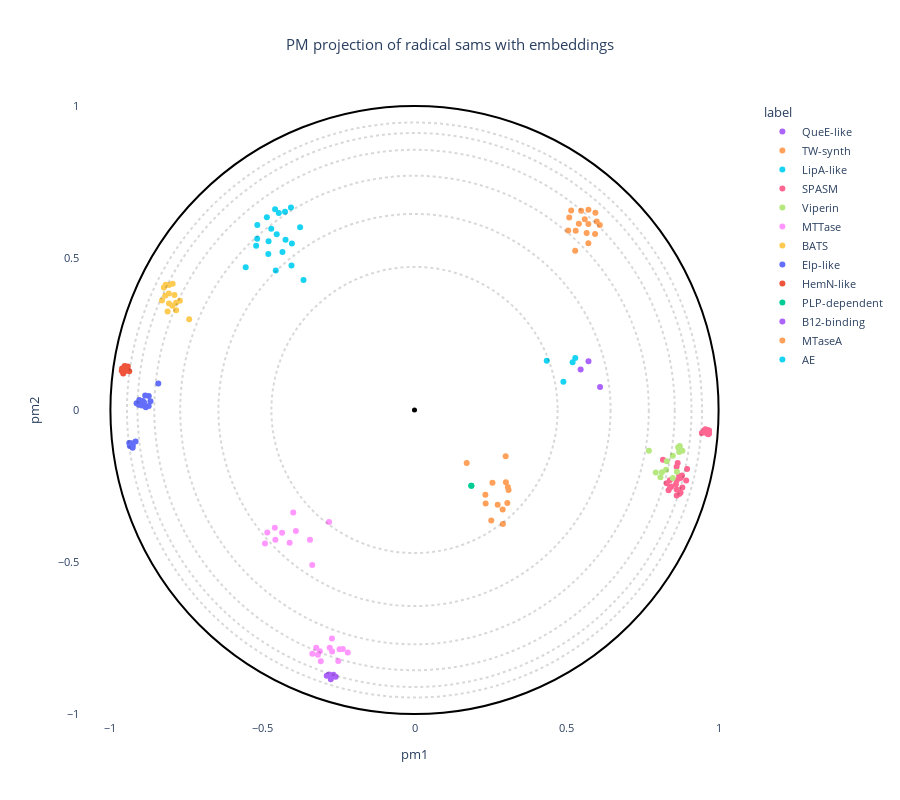

Write notebook code for a chart like this one.
### Code cell
# OPTIONS =================================================
#Here you can set different parameters to color & annotate the resulting projection:
title = "PM projection of radical sams with embeddings" 
#----------------------------------------------------------
# Select the coloring from annotation .csv file:
labels_name = "label"
# Select classes to label among the "labels_name" or "second_labels_name" column (comma separated list):
second_labels_name = ""
labels_text = []
show_text = False
#----------------------------------------------------------
# Use a custom color palette:
color_palette = colour_palette #Default: None
use_custom_palette = True
#==========================================================


#Check projection visualization parameters
#Labels name
if labels_name == "":
    labels_name = None
elif labels_name not in annotation_names:
    raise NameError(f"labels_name {labels_name} is not in the availables annotations.\nAvailables annotations: {annotation_names}")
#Second labels name
if second_labels_name == "":
    second_labels_name = None
elif second_labels_name not in annotation_names:
    raise NameError(f'"second_labels_name" {second_labels_name} is not in the availables annotations.\nAvailables annotations: {annotation_names}')

if not use_custom_palette:
    color_palette = None

#Plot graph
fig = plot_embedding_interactive(df_embedding, 
                                 labels_name = labels_name,
                                 second_labels_name = second_labels_name, 
                                 show_text = show_text,
                                 labels_text = labels_text,
                                 color_palette = color_palette, 
                                 title = title, 
                                 fontsize = 11)
fig.show()

### Figure 1 — Plotly figure (JSON) as saved in the notebook; plotly's stock layout.template omitted (floating-point values rounded to 4 significant figures)
{"data": [{"customdata": [["A0A0H3KB22 3a6b QueE-like_QueE Bacteria_Bmultivorans", "A0A0H3KB22", "QueE-like"], ["P64554 3a6b QueE-like_QueE Bacteria_Ecoli", "P64554", "QueE-like"], ["Q2G1X7 3a6b QueE-like_QueE Bacteria_Saureus", "Q2G1X7", "QueE-like"]], "hovertemplate": "<b>%{hovertext}</b><br><br>label=%{customdata[2]}<br>pm1=%{x}<br>pm2=%{y}<br>proteins_id=%{customdata[0]}<br>accession=%{customdata[1]}<extra></extra>", "hovertext": ["QueE-like", "QueE-like", "QueE-like"], "legendgroup": "QueE-like", "marker": {"color": "#ab63fa", "symbol": "circle"}, "mode": "markers", "name": "QueE-like", "orientation": "v", "showlegend": true, "type": "scatter", "x": [0.5463, 0.5721, 0.6102], "xaxis": "x", "y": [0.1335, 0.1599, 0.07571], "yaxis": "y"}, {"customdata": [["A0A0R0FIC1 6a6b TW-synth_TYW1 Plantae_Gmax", "A0A0R0FIC1", "TW-synth"], ["A0A0R0GAG6 6a6b TW-synth_TYW1 Plantae_Gmax", "A0A0R0GAG6", "TW-synth"], ["A0A1D6L6E5 6a6b TW-synth_TYW1 Plantae_Zmays", "A0A1D6L6E5", "TW-synth"], ["A4HSJ7 6a6b TW-synth_TYW1 Discoba_Linfantum", "A4HSJ7", "TW-synth"], ["A4HWP3 6a6b TW-synth_TYW1 Discoba_Linfantum", "A4HWP3", "TW-synth"], ["B5DF48 6a6b TW-synth_TYW1 Metazoa_Rnorvegicus", "B5DF48", "TW-synth"], ["O59761 6a6b TW-synth_TYW1 Fungi_Spombe", "O59761", "TW-synth"], ["Q08960 6a6b TW-synth_TYW1 Fungi_Scerevisiae", "Q08960", "TW-synth"], ["Q08C92 6a6b TW-synth_TYW1 Metazoa_Drerio", "Q08C92", "TW-synth"], ["Q4CXG8 6a6b TW-synth_TYW1 Discoba_Tcruzi", "Q4CXG8", "TW-synth"], ["Q4E0Z1 6a6b TW-synth_TYW1 Discoba_Tcruzi", "Q4E0Z1", "TW-synth"], ["Q6NUM6 6a6b TW-synth_TYW1 Metazoa_Hsapien", "Q6NUM6", "TW-synth"], ["Q8BJM7 6a6b TW-synth_TYW1 Metazoa_Mmusculus", "Q8BJM7", "TW-synth"], ["Q8H8N3 6a6b TW-synth_TYW1 Plantae_Ojaponica", "Q8H8N3", "TW-synth"], ["Q8I3L6 6a6b TW-synth_TYW1 Sar_Pfalciparum", "Q8I3L6", "TW-synth"], ["Q8RXN5 6a6b TW-synth_TYW1 Plantae_Athaliana", "Q8RXN5", "TW-synth"]], "hovertemplate": "<b>%{hovertext}</b><br><br>label=%{customdata[2]}<br>pm1=%{x}<br>pm2=%{y}<br>proteins_id=%{customdata[0]}<br>accession=%{customdata[1]}<extra></extra>", "hovertext": ["TW-synth", "TW-synth", "TW-synth", "TW-synth", "TW-synth", "TW-synth", "TW-synth", "TW-synth", "TW-synth", "TW-synth", "TW-synth", "TW-synth", "TW-synth", "TW-synth", "TW-synth", "TW-synth"], "legendgroup": "TW-synth", "marker": {"color": "#FFA15A", "symbol": "circle"}, "mode": "markers", "name": "TW-synth", "orientation": "v", "showlegend": true, "type": "scatter", "x": [0.5717, 0.5938, 0.6095, 0.53, 0.5053, 0.572, 0.5479, 0.5088, 0.5717, 0.5661, 0.5285, 0.5405, 0.5949, 0.5992, 0.5153, 0.5599], "xaxis": "x", "y": [0.6114, 0.5787, 0.6081, 0.5897, 0.5901, 0.6586, 0.6554, 0.6329, 0.5485, 0.5824, 0.5233, 0.6126, 0.6484, 0.6195, 0.6559, 0.6272], "yaxis": "y"}, {"customdata": [["A0A0R4J536 6a6b LipA-like_LipA Plantae_Gmax", "A0A0R4J536", "LipA-like"], ["A4HY57 6a6b LipA-like_LipA Discoba_Linfantum", "A4HY57", "LipA-like"], ["B8A031 6a6b LipA-like_LipA Plantae_Zmays", "B8A031", "LipA-like"], ["C0PN26 6a6b LipA-like_LipA Plantae_Zmays", "C0PN26", "LipA-like"], ["O13642 6a6b LipA-like_LipA Fungi_Spombe", "O13642", "LipA-like"], ["O43766 6a6b LipA-like_LipA Metazoa_Hsapien", "O43766", "LipA-like"], ["P32875 6a6b LipA-like_LipA Fungi_Scerevisiae", "P32875", "LipA-like"], ["P60716 6a6b LipA-like_LipA Bacteria_Ecoli", "P60716", "LipA-like"], ["Q21452 6a6b LipA-like_LipA Metazoa_Celegans", "Q21452", "LipA-like"], ["Q2FZX4 6a6b LipA-like_LipA Bacteria_Saureus", "Q2FZX4", "LipA-like"], ["Q4DC43 6a6b LipA-like_LipA Discoba_Tcruzi", "Q4DC43", "LipA-like"], ["Q4DYL7 6a6b LipA-like_LipA Discoba_Tcruzi", "Q4DYL7", "LipA-like"], ["Q5XIH4 6a6b LipA-like_LipA Metazoa_Rnorvegicus", "Q5XIH4", "LipA-like"], ["Q5ZAQ2 6a6b LipA-like_LipA Plantae_Ojaponica", "Q5ZAQ2", "LipA-like"], ["Q6L534 6a6b LipA-like_LipA Plantae_Ojaponica", "Q6L534", "LipA-like"], ["Q6PHG4 6a6b LipA-like_LipA Metazoa_Drerio", "Q6PHG4", "LipA-like"], ["Q7JQW6 6a6b LipA-like_LipA Metazoa_Dmelanogaster", "Q7JQW6", "LipA-like"], ["Q7XRF1 6a6b LipA-like_LipA Plantae_Ojaponica", "Q7XRF1", "LipA-like"], ["Q8IDQ0 6a6b LipA-like_LipA Sar_Pfalciparum", "Q8IDQ0", "LipA-like"], ["Q8LEE8 6a6b LipA-like_LipA Plantae_Athaliana", "Q8LEE8", "LipA-like"]], "hovertemplate": "<b>%{hovertext}</b><br><br>label=%{customdata[2]}<br>pm1=%{x}<br>pm2=%{y}<br>proteins_id=%{customdata[0]}<br>accession=%{customdata[1]}<extra></extra>", "hovertext": ["LipA-like", "LipA-like", "LipA-like", "LipA-like", "LipA-like", "LipA-like", "LipA-like", "LipA-like", "LipA-like", "LipA-like", "LipA-like", "LipA-like", "LipA-like", "LipA-like", "LipA-like", "LipA-like", "LipA-like", "LipA-like", "LipA-like", "LipA-like"], "legendgroup": "LipA-like", "marker": {"color": "#19d3f3", "symbol": "circle"}, "mode": "markers", "name": "LipA-like", "orientation": "v", "showlegend": true, "type": "scatter", "x": [-0.4258, -0.4563, -0.4462, -0.3762, -0.5208, -0.517, -0.4808, -0.4063, -0.4342, -0.5551, -0.4045, -0.365, -0.4855, -0.4241, -0.4032, -0.4799, -0.4711, -0.4586, -0.5173, -0.453], "xaxis": "x", "y": [0.652, 0.4585, 0.648, 0.6007, 0.54, 0.6084, 0.5127, 0.6656, 0.5199, 0.4698, 0.4756, 0.4271, 0.6334, 0.5599, 0.5471, 0.5553, 0.5962, 0.6603, 0.5628, 0.5779], "yaxis": "y"}, {"customdata": [["A0A0Z8EWX1 6a6b SPASM_SuiB Bacteria_Ssuis", "A0A0Z8EWX1", "SPASM"], ["A0A1I5E523 6a6b SPASM_NirJ Bacteria_Ppantrophus", "A0A1I5E523", "SPASM"], ["A3DDW1 6a6b SPASM_SuiB Bacteria_Hthermocellum", "A3DDW1", "SPASM"], ["D3ZVG1 6a6b SPASM_MoaA Metazoa_Rnorvegicus", "D3ZVG1", "SPASM"], ["EIC300131 6a6b SPASM_NirJ Bacteria_Malbum", "EIC300131", "SPASM"], ["HED132381 6a6b SPASM_NirJ Bacteria_Gammaproteobacteria", "HED132381", "SPASM"], ["I1KTQ5 6a6b SPASM_MoaA Plantae_Gmax", "I1KTQ5", "SPASM"], ["MBI19861291 6a6b SPASM_NirJ Bacteria_Rhodospirillaes", "MBI19861291", "SPASM"], ["MBL84112071 6a6b SPASM_NirJ Bacteria_Dechloromonas", "MBL84112071", "SPASM"], ["MBL84891351 6a6b SPASM_NirJ Bacteria_Rhodocyclaceae", "MBL84891351", "SPASM"], ["MBM41893231 6a6b SPASM_NirJ Bacteria_Betaproteobacteria", "MBM41893231", "SPASM"], ["MBO69482481 6a6b SPASM_NirJ Bacteria_Rhodospirillales", "MBO69482481", "SPASM"], ["MBS03225261 6a6ab SPASM_NirJ Bacteria_Proteobacteria", "MBS03225261", "SPASM"], ["MBS03678631 6a6b SPASM_NirJ Bacteria_Proteobacteria", "MBS03678631", "SPASM"], ["MBU07513571 6a6b SPASM_NirJ Bacteria_Gammaproteobacteria", "MBU07513571", "SPASM"], ["NOQ145911 6a6b SPASM_NirJ Bacteria_Methyloprofundus", "NOQ145911", "SPASM"], ["NWG304921 6a6b SPASM_NirJ Bacteria_Rhodocyclaceae", "NWG304921", "SPASM"], ["O31423 6a6b SPASM_SkfB Bacteria_Bsubtilis", "O31423", "SPASM"], ["OQW784741 6a6b SPASM_NirJ Bacteria_Proteobacteria", "OQW784741", "SPASM"], ["P30745 6a6b SPASM_MoaA Bacteria_Ecoli", "P30745", "SPASM"], ["P69848 6a6b SPASM_MoaA Bacteria_Saureus", "P69848", "SPASM"], ["P9WJS3 6a6b SPASM_MoaA Bacteria_Mtuberculosis", "P9WJS3", "SPASM"], ["Q0E297 6a6b SPASM_MoaA Plantae_Ojaponica", "Q0E297", "SPASM"], ["Q0TTH1 6a6b SPASM_anSME Bacteria_Cperfringens", "Q0TTH1", "SPASM"], ["Q20624 6a6b SPASM_MoaA Metazoa_Celegans", "Q20624", "SPASM"], ["Q2QQ49 6a6b SPASM_MoaA Plantae_Ojaponica", "Q2QQ49", "SPASM"], ["Q39055 6a6b SPASM_MoaA Plantae_Athaliana", "Q39055", "SPASM"], ["Q46CH7 6a6b SPASM_AhbD Archaea_Mbarkeri", "Q46CH7", "SPASM"], ["Q54NM6 6a6b SPASM_MoaA Amoebozoa_Ddiscoideum", "Q54NM6", "SPASM"], ["Q5RKZ7 6a6b SPASM_MoaA Metazoa_Mmusculus", "Q5RKZ7", "SPASM"], ["Q8G907 6a6b SPASM_BtrN Bacteria_Bcirculans", "Q8G907", "SPASM"], ["Q8IQF1 6a6b SPASM_MoaA Metazoa_Dmelanogaster", "Q8IQF1", "SPASM"]], "hovertemplate": "<b>%{hovertext}</b><br><br>label=%{customdata[2]}<br>pm1=%{x}<br>pm2=%{y}<br>proteins_id=%{customdata[0]}<br>accession=%{customdata[1]}<extra></extra>", "hovertext": ["SPASM", "SPASM", "SPASM", "SPASM", "SPASM", "SPASM", "SPASM", "SPASM", "SPASM", "SPASM", "SPASM", "SPASM", "SPASM", "SPASM", "SPASM", "SPASM", "SPASM", "SPASM", "SPASM", "SPASM", "SPASM", "SPASM", "SPASM", "SPASM", "SPASM", "SPASM", "SPASM", "SPASM", "SPASM", "SPASM", "SPASM", "SPASM"], "legendgroup": "SPASM", "marker": {"color": "#FF6692", "symbol": "circle"}, "mode": "markers", "name": "SPASM", "orientation": "v", "showlegend": true, "type": "scatter", "x": [0.8171, 0.8406, 0.8934, 0.9665, 0.8704, 0.8808, 0.9639, 0.8702, 0.8748, 0.8355, 0.8623, 0.8292, 0.8621, 0.8597, 0.8625, 0.8655, 0.8397, 0.8796, 0.8747, 0.9449, 0.9565, 0.9526, 0.9687, 0.8966, 0.9572, 0.963, 0.9668, 0.8444, 0.9596, 0.9687, 0.862, 0.9621], "xaxis": "x", "y": [-0.1638, -0.255, -0.2321, -0.08005, -0.2162, -0.2547, -0.06584, -0.2762, -0.2725, -0.2636, -0.2815, -0.2407, -0.2618, -0.2444, -0.2307, -0.1745, -0.2314, -0.2151, -0.2236, -0.0755, -0.06311, -0.06746, -0.06753, -0.1937, -0.07013, -0.07104, -0.07273, -0.252, -0.07408, -0.07704, -0.187, -0.07714], "yaxis": "y"}, {"customdata": [["A0A1B8PDY4 6a6b Viperin_Viperin Bacteria_Hhemolyticus", "A0A1B8PDY4", "Viperin"], ["A0A1F2VBE7 6a6b Viperin_Viperin Bacteria_Acidobacteria", "A0A1F2VBE7", "Viperin"], ["A0A1F2WQF4 6a6b Viperin_Viperin Bacteria_Actinobacteria", "A0A1F2WQF4", "Viperin"], ["A0A1I3QG02 6a6b Viperin_Viperin Bacteria_Onamhaensis", "A0A1I3QG02", "Viperin"], ["A0A2V9HK14 6a6b Viperin_Viperin Bacteria_Acidobacteria", "A0A2V9HK14", "Viperin"], ["A0A3D4P501 6a6b Viperin_Viperin Bacteria_Caminicenantes", "A0A3D4P501", "Viperin"], ["A0A3N0ANJ2 6a6b Viperin_Viperin Bacteria_Acelatus", "A0A3N0ANJ2", "Viperin"], ["A0A661U9F1 6a6b Viperin_Viperin Bacteria_Coatesbacteria", "A0A661U9F1", "Viperin"], ["A7RNF3 6a6b Viperin_Viperin Metazoa_Nvectensis", "A7RNF3", "Viperin"], ["B9M511 6a6b Viperin_Viperin Bacteria_Gdaltonii", "B9M511", "Viperin"], ["H2JHX2 6a6b Viperin_Viperin Bacteria_Clostridium", "H2JHX2", "Viperin"], ["O70600 6a6b Viperin_Viperin Metazoa_Rnorvegicus", "O70600", "Viperin"], ["Q5RH95 6a6b Viperin_Viperin Metazoa_Drerio", "Q5RH95", "Viperin"], ["Q8CBB9 6a6b Viperin_Viperin Metazoa_Mmusculus", "Q8CBB9", "Viperin"], ["Q8WXG1 6a6b Viperin_Viperin Metazoa_Hsapien", "Q8WXG1", "Viperin"]], "hovertemplate": "<b>%{hovertext}</b><br><br>label=%{customdata[2]}<br>pm1=%{x}<br>pm2=%{y}<br>proteins_id=%{customdata[0]}<br>accession=%{customdata[1]}<extra></extra>", "hovertext": ["Viperin", "Viperin", "Viperin", "Viperin", "Viperin", "Viperin", "Viperin", "Viperin", "Viperin", "Viperin", "Viperin", "Viperin", "Viperin", "Viperin", "Viperin"], "legendgroup": "Viperin", "marker": {"color": "#B6E880", "symbol": "circle"}, "mode": "markers", "name": "Viperin", "orientation": "v", "showlegend": true, "type": "scatter", "x": [0.8494, 0.7708, 0.8629, 0.881, 0.8087, 0.7933, 0.8297, 0.8138, 0.8672, 0.8495, 0.8273, 0.8704, 0.8696, 0.8709, 0.8724], "xaxis": "x", "y": [-0.1508, -0.1341, -0.2033, -0.1337, -0.2211, -0.2058, -0.1689, -0.2048, -0.1222, -0.2233, -0.1962, -0.1379, -0.1257, -0.1242, -0.1187], "yaxis": "y"}, {"customdata": [["A0A1D6F795 6a6b MTTase_CDK5RAP1 Plantae_Zmays", "A0A1D6F795", "MTTase"], ["B4FFP5 6a6b MTTase_CDKAL1 Plantae_Zmays", "B4FFP5", "MTTase"], ["C6KT59 6a6b MTTase_CDKAL1 Sar_Pfalciparum", "C6KT59", "MTTase"], ["I1LNN6 6a6b MTTase_CDKAL1 Plantae_Gmax", "I1LNN6", "MTTase"], ["K7K4A9 6a6b MTTase_CDKAL1 Plantae_Gmax", "K7K4A9", "MTTase"], ["K7LNH5 6a6b MTTase_CDK5RAP1 Plantae_Gmax", "K7LNH5", "MTTase"], ["P0AEI1 6a6b MTTase_MiaB Bacteria_Ecoli", "P0AEI1", "MTTase"], ["P0AEI4 6a6b MTTase_RimO Bacteria_Ecoli", "P0AEI4", "MTTase"], ["Q09316 6a6b MTTase_CDK5RAP1 Metazoa_Celegans", "Q09316", "MTTase"], ["Q0JD33 6a6b MTTase_CDKAL1 Plantae_Ojaponica", "Q0JD33", "MTTase"], ["Q2FXZ6 6a6b MTTase_CDKAL1 Bacteria_Saureus", "Q2FXZ6", "MTTase"], ["Q2FZ02 6a6b MTTase_MiaB Bacteria_Saureus", "Q2FZ02", "MTTase"], ["Q2R1U4 6a6b MTTase_CDK5RAP1 Plantae_Ojaponica", "Q2R1U4", "MTTase"], ["Q4DT80 6a6b MTTase_CDKAL1 Discoba_Tcruzi", "Q4DT80", "MTTase"], ["Q4DXJ3 6a6b MTTase_CDKAL1 Discoba_Tcruzi", "Q4DXJ3", "MTTase"], ["Q54KV4 6a6b MTTase_CDK5RAP1 Amoebozoa_Ddiscoideum", "Q54KV4", "MTTase"], ["Q5VV42 6a6b MTTase_CDKAL1 Metazoa_Hsapien", "Q5VV42", "MTTase"], ["Q6PG34 6a6b MTTase_CDKAL1 Metazoa_Drerio", "Q6PG34", "MTTase"], ["Q7K4W1 6a6b MTTase_CDKAL1 Metazoa_Dmelanogaster", "Q7K4W1", "MTTase"], ["Q8BTW8 6a6b MTTase_CDK5RAP1 Metazoa_Mmusculus", "Q8BTW8", "MTTase"], ["Q8H0V1 6a6b MTTase_CDK5RAP1 Plantae_Athaliana", "Q8H0V1", "MTTase"], ["Q8MXQ7 6a6b MTTase_CDKAL1 Metazoa_Celegans", "Q8MXQ7", "MTTase"], ["Q91WE6 6a6b MTTase_CDKAL1 Metazoa_Mmusculus", "Q91WE6", "MTTase"]], "hovertemplate": "<b>%{hovertext}</b><br><br>label=%{customdata[2]}<br>pm1=%{x}<br>pm2=%{y}<br>proteins_id=%{customdata[0]}<br>accession=%{customdata[1]}<extra></extra>", "hovertext": ["MTTase", "MTTase", "MTTase", "MTTase", "MTTase", "MTTase", "MTTase", "MTTase", "MTTase", "MTTase", "MTTase", "MTTase", "MTTase", "MTTase", "MTTase", "MTTase", "MTTase", "MTTase", "MTTase", "MTTase", "MTTase", "MTTase", "MTTase"], "legendgroup": "MTTase", "marker": {"color": "#FF97FF", "symbol": "circle"}, "mode": "markers", "name": "MTTase", "orientation": "v", "showlegend": true, "type": "scatter", "x": [-0.3987, -0.3177, -0.336, -0.323, -0.39, -0.4575, -0.281, -0.2196, -0.4841, -0.3081, -0.3363, -0.3437, -0.4106, -0.3112, -0.2788, -0.4917, -0.2463, -0.271, -0.2715, -0.4593, -0.4355, -0.2507, -0.2358], "xaxis": "x", "y": [-0.3371, -0.8052, -0.8014, -0.7822, -0.398, -0.4267, -0.3686, -0.7971, -0.4029, -0.8261, -0.5101, -0.4264, -0.4369, -0.7936, -0.7821, -0.4386, -0.7872, -0.7942, -0.7517, -0.3873, -0.4036, -0.8256, -0.7863], "yaxis": "y"}, {"customdata": [["A0A1D6KKP7 8a8b BATS_BioB Plantae_Zmays", "A0A1D6KKP7", "BATS"], ["A0A1D8PS33 8a8b BATS_BioB Fungi_Calbicans", "A0A1D8PS33", "BATS"], ["B6TM42 8a8b BATS_BioB Plantae_Zmays", "B6TM42", "BATS"], ["C6FX51 8a8b BATS_NosL Bacteria_Sactuosus", "C6FX51", "BATS"], ["I1LIK7 8a8b BATS_BioB Plantae_Gmax", "I1LIK7", "BATS"], ["O59778 8a8b BATS_BioB Fungi_Spombe", "O59778", "BATS"], ["P12996 8a8b BATS_BioB Bacteria_Ecoli", "P12996", "BATS"], ["P30140 8a8b BATS_ThiH Bacteria_Ecoli", "P30140", "BATS"], ["P32451 8a8b BATS_BioB Fungi_Scerevisiae", "P32451", "BATS"], ["P54967 8a8b BATS_BioB Plantae_Athaliana", "P54967", "BATS"], ["P9WPQ7 8a8b BATS_BioB Bacteria_Mtuberculosis", "P9WPQ7", "BATS"], ["Q2FVJ7 8a8b BATS_BioB Bacteria_Saureus", "Q2FVJ7", "BATS"], ["Q3ABV3 8a8b BATS_HydG Bacteria_Chydrogenoformans", "Q3ABV3", "BATS"], ["Q46E78 8a8b BATS_PylB Archaea_Mbarkeri", "Q46E78", "BATS"], ["Q69U93 8a8b BATS_BioB Plantae_Ojaponica", "Q69U93", "BATS"]], "hovertemplate": "<b>%{hovertext}</b><br><br>label=%{customdata[2]}<br>pm1=%{x}<br>pm2=%{y}<br>proteins_id=%{customdata[0]}<br>accession=%{customdata[1]}<extra></extra>", "hovertext": ["BATS", "BATS", "BATS", "BATS", "BATS", "BATS", "BATS", "BATS", "BATS", "BATS", "BATS", "BATS", "BATS", "BATS", "BATS"], "legendgroup": "BATS", "marker": {"color": "#FECB52", "symbol": "circle"}, "mode": "markers", "name": "BATS", "orientation": "v", "showlegend": true, "type": "scatter", "x": [-0.796, -0.8079, -0.7838, -0.8182, -0.8074, -0.7894, -0.784, -0.7955, -0.8199, -0.741, -0.812, -0.8303, -0.8072, -0.8242, -0.7715], "xaxis": "x", "y": [0.3429, 0.3835, 0.3279, 0.4118, 0.3506, 0.378, 0.353, 0.4155, 0.3754, 0.298, 0.3235, 0.3604, 0.4112, 0.4031, 0.3593], "yaxis": "y"}, {"customdata": [["A4HWS3 7a6b Elp-like_Elp3 Discoba_Linfantum", "A4HWS3", "Elp-like"], ["A4I0J4 7a6b Elp-like_Elp3 Discoba_Linfantum", "A4I0J4", "Elp-like"], ["B4FJY4 7a6b Elp-like_Elp3 Plantae_Zmays", "B4FJY4", "Elp-like"], ["C0PGU3 7a6b Elp-like_Elp3 Plantae_Zmays", "C0PGU3", "Elp-like"], ["D4ACM1 7a6b Elp-like_Elp3 Metazoa_Rnorvegicus", "D4ACM1", "Elp-like"], ["I1JXG5 7a6b Elp-like_Elp3 Plantae_Gmax", "I1JXG5", "Elp-like"], ["O14023 7a6b Elp-like_Elp3 Fungi_Spombe", "O14023", "Elp-like"], ["Q02908 7a6b Elp-like_Elp3 Fungi_Scerevisiae", "Q02908", "Elp-like"], ["Q1ZXC6 7a6b Elp-like_Elp3 Amoebozoa_Ddiscoideum", "Q1ZXC6", "Elp-like"], ["Q23651 7a6b Elp-like_Elp3 Metazoa_Celegans", "Q23651", "Elp-like"], ["Q2FXH0 6a6b Elp-like_Elp3 Bacteria_Saureus", "Q2FXH0", "Elp-like"], ["Q4CUJ9 7a6b Elp-like_Elp3 Discoba_Tcruzi", "Q4CUJ9", "Elp-like"], ["Q4DKU2 7a6b Elp-like_Elp3 Discoba_Tcruzi", "Q4DKU2", "Elp-like"], ["Q4DPP3 7a6b Elp-like_Elp3 Discoba_Tcruzi", "Q4DPP3", "Elp-like"], ["Q5RIC0 7a6b Elp-like_Elp3 Metazoa_Drerio", "Q5RIC0", "Elp-like"], ["Q7X7L3 7a6b Elp-like_Elp3 Plantae_Ojaponica", "Q7X7L3", "Elp-like"], ["Q8I5E0 7a6b Elp-like_Elp3 Sar_Pfalciparum", "Q8I5E0", "Elp-like"], ["Q93ZR1 7a6b Elp-like_Elp3 Plantae_Athaliana", "Q93ZR1", "Elp-like"]], "hovertemplate": "<b>%{hovertext}</b><br><br>label=%{customdata[2]}<br>pm1=%{x}<br>pm2=%{y}<br>proteins_id=%{customdata[0]}<br>accession=%{customdata[1]}<extra></extra>", "hovertext": ["Elp-like", "Elp-like", "Elp-like", "Elp-like", "Elp-like", "Elp-like", "Elp-like", "Elp-like", "Elp-like", "Elp-like", "Elp-like", "Elp-like", "Elp-like", "Elp-like", "Elp-like", "Elp-like", "Elp-like", "Elp-like"], "legendgroup": "Elp-like", "marker": {"color": "#636efa", "symbol": "circle"}, "mode": "markers", "name": "Elp-like", "orientation": "v", "showlegend": true, "type": "scatter", "x": [-0.9361, -0.9173, -0.9066, -0.8969, -0.8741, -0.9051, -0.8739, -0.8856, -0.8837, -0.8683, -0.8425, -0.9268, -0.9307, -0.9265, -0.8937, -0.914, -0.9381, -0.8894], "xaxis": "x", "y": [-0.1186, -0.1037, 0.01729, 0.01445, 0.01347, 0.03303, 0.04581, 0.04798, 0.009, 0.02889, 0.08706, -0.1238, -0.109, -0.1155, 0.02966, 0.02182, -0.1085, 0.02434], "yaxis": "y"}, {"customdata": [["A4IGH2 6a6b HemN-like_RSAD1 Metazoa_Drerio", "A4IGH2", "HemN-like"], ["I1JXG4 6a6b HemN-like_HemW Plantae_Gmax", "I1JXG4", "HemN-like"], ["L4IZD0 6a6b HemN-like_ChuW Bacteria_Ecoli", "L4IZD0", "HemN-like"], ["MBB2876758-1 6a6b HemN-like_ChuW Bacteria_Rcellulosilyticum", "MBB2876758-1", "HemN-like"], ["MBN8969022-1 6a6b HemN-like_ChuW Bacteria_Hbacterium", "MBN8969022-1", "HemN-like"], ["MCA0419989-1 6a6b HemN-like_ChuW Bacteria_Pbacterium", "MCA0419989-1", "HemN-like"], ["P32131 6a6b HemN-like_HemN Bacteria_Ecoli", "P32131", "HemN-like"], ["P52062 6a6b HemN-like_HemW Bacteria_Ecoli", "P52062", "HemN-like"], ["Q2FXY9 6a6b HemN-like_HemW Bacteria_Saureus", "Q2FXY9", "HemN-like"], ["Q2QU90 6a6b HemN-like_RSAD1 Plantae_Ojaponica", "Q2QU90", "HemN-like"], ["Q54VE8 6a6b HemN-like_RSAD1 Amoebozoa_Ddiscoideum", "Q54VE8", "HemN-like"], ["Q5SUV1 6a6b HemN-like_RSAD1 Metazoa_Mmusculus", "Q5SUV1", "HemN-like"]], "hovertemplate": "<b>%{hovertext}</b><br><br>label=%{customdata[2]}<br>pm1=%{x}<br>pm2=%{y}<br>proteins_id=%{customdata[0]}<br>accession=%{customdata[1]}<extra></extra>", "hovertext": ["HemN-like", "HemN-like", "HemN-like", "HemN-like", "HemN-like", "HemN-like", "HemN-like", "HemN-like", "HemN-like", "HemN-like", "HemN-like", "HemN-like"], "legendgroup": "HemN-like", "marker": {"color": "#EF553B", "symbol": "circle"}, "mode": "markers", "name": "HemN-like", "orientation": "v", "showlegend": true, "type": "scatter", "x": [-0.9485, -0.9537, -0.9533, -0.9628, -0.9586, -0.9578, -0.9579, -0.9429, -0.938, -0.9532, -0.9618, -0.9482], "xaxis": "x", "y": [0.1419, 0.1367, 0.1273, 0.1289, 0.1309, 0.1261, 0.1204, 0.1431, 0.1273, 0.1451, 0.1367, 0.1339], "yaxis": "y"}, {"customdata": [["A4J6G2 6a6b PLP-dependent_EAM Bacteria_Dreducens", "A4J6G2", "PLP-dependent"], ["Q841K7 6a6b PLP-dependent_RAM Bacteria_Sgriseochromogenes", "Q841K7", "PLP-dependent"]], "hovertemplate": "<b>%{hovertext}</b><br><br>label=%{customdata[2]}<br>pm1=%{x}<br>pm2=%{y}<br>proteins_id=%{customdata[0]}<br>accession=%{customdata[1]}<extra></extra>", "hovertext": ["PLP-dependent", "PLP-dependent"], "legendgroup": "PLP-dependent", "marker": {"color": "#00cc96", "symbol": "circle"}, "mode": "markers", "name": "PLP-dependent", "orientation": "v", "showlegend": true, "type": "scatter", "x": [0.1871, 0.1867], "xaxis": "x", "y": [-0.2488, -0.2489], "yaxis": "y"}, {"customdata": [["E4N8S5 6a6b B12-binding_TsrM Bacteria_Ksetae", "E4N8S5", "B12-binding"], ["O24770 6a6b B12-binding_OxsB Bacteria_Bmegatarium", "O24770", "B12-binding"], ["Q2MFI7 6a6b B12-binding_AprD4 Bacteria_Stenebrarius", "Q2MFI7", "B12-binding"], ["Q56184 6a6b B12-binding_Fom3 Bacteria_Swedmorensis", "Q56184", "B12-binding"], ["Q5IW0 6a6b B12-binding_PhpK Bacteria_Sviridochromogenes", "Q5IW0", "B12-binding"], ["Q70KE5 6a6b B12-binding_GenK Bacteria_Mechinospora", "Q70KE5", "B12-binding"]], "hovertemplate": "<b>%{hovertext}</b><br><br>label=%{customdata[2]}<br>pm1=%{x}<br>pm2=%{y}<br>proteins_id=%{customdata[0]}<br>accession=%{customdata[1]}<extra></extra>", "hovertext": ["B12-binding", "B12-binding", "B12-binding", "B12-binding", "B12-binding", "B12-binding"], "legendgroup": "B12-binding", "marker": {"color": "#ab63fa", "symbol": "circle"}, "mode": "markers", "name": "B12-binding", "orientation": "v", "showlegend": true, "type": "scatter", "x": [-0.2722, -0.2752, -0.2809, -0.2594, -0.2886, -0.2665], "xaxis": "x", "y": [-0.8747, -0.8855, -0.87, -0.8774, -0.8742, -0.8703], "yaxis": "y"}, {"customdata": [["F4IVY6 6a6b MTaseA_RlmN Plantae_Athaliana", "F4IVY6", "MTaseA"], ["I1JHY9 6a6b MTaseA_RlmN Plantae_Gmax", "I1JHY9", "MTaseA"], ["I1KXG4 6a6b MTaseA_RlmN Plantae_Gmax", "I1KXG4", "MTaseA"], ["I1LFP7 6a6b MTaseA_RlmN Plantae_Gmax", "I1LFP7", "MTaseA"], ["P36979 6a6b MTaseA_RlmN Bacteria_Ecoli", "P36979", "MTaseA"], ["Q0JKY3 6a6b MTaseA_RlmN Plantae_Ojaponica", "Q0JKY3", "MTaseA"], ["Q10QB5 6a6b MTaseA_RlmN Plantae_Ojaponica", "Q10QB5", "MTaseA"], ["Q2FZ66 6a6b MTaseA_RlmN Bacteria_Saureus", "Q2FZ66", "MTaseA"], ["Q54J76 6a6b MTaseA_RlmN Amoebozoa_Ddiscoideum", "Q54J76", "MTaseA"], ["Q5JM88 6a6b MTaseA_RlmN Plantae_Ojaponica", "Q5JM88", "MTaseA"], ["Q84JV6 6a6b MTaseA_RlmN Plantae_Athaliana", "Q84JV6", "MTaseA"], ["Q8IM25 6a6b MTaseA_RlmN Sar_Pfalciparum", "Q8IM25", "MTaseA"], ["Q93XX3 6a6b MTaseA_RlmN Plantae_Athaliana", "Q93XX3", "MTaseA"]], "hovertemplate": "<b>%{hovertext}</b><br><br>label=%{customdata[2]}<br>pm1=%{x}<br>pm2=%{y}<br>proteins_id=%{customdata[0]}<br>accession=%{customdata[1]}<extra></extra>", "hovertext": ["MTaseA", "MTaseA", "MTaseA", "MTaseA", "MTaseA", "MTaseA", "MTaseA", "MTaseA", "MTaseA", "MTaseA", "MTaseA", "MTaseA", "MTaseA"], "legendgroup": "MTaseA", "marker": {"color": "#FFA15A", "symbol": "circle"}, "mode": "markers", "name": "MTaseA", "orientation": "v", "showlegend": true, "type": "scatter", "x": [0.2339, 0.3052, 0.2525, 0.3094, 0.2907, 0.29, 0.3005, 0.1717, 0.307, 0.2331, 0.2564, 0.2998, 0.2736], "xaxis": "x", "y": [-0.3078, -0.3059, -0.3632, -0.2634, -0.3745, -0.3273, -0.2375, -0.1746, -0.2534, -0.279, -0.2394, -0.1518, -0.3118], "yaxis": "y"}, {"customdata": [["P0A9N4 6a6b AE_PFLAE Bacteria_Ecoli", "P0A9N4", "AE"], ["P0A9N8 3a6b AE_RNRAE Bacteria_Ecoli", "P0A9N8", "AE"], ["Q2FV03 3a6b AE_RNRAE Bacteria_Saureus", "Q2FV03", "AE"], ["Q2G1D7 6a6b AE_PFLAE Bacteria_Saureus", "Q2G1D7", "AE"]], "hovertemplate": "<b>%{hovertext}</b><br><br>label=%{customdata[2]}<br>pm1=%{x}<br>pm2=%{y}<br>proteins_id=%{customdata[0]}<br>accession=%{customdata[1]}<extra></extra>", "hovertext": ["AE", "AE", "AE", "AE"], "legendgroup": "AE", "marker": {"color": "#19d3f3", "symbol": "circle"}, "mode": "markers", "name": "AE", "orientation": "v", "showlegend": true, "type": "scatter", "x": [0.4897, 0.5199, 0.5287, 0.4348], "xaxis": "x", "y": [0.09281, 0.1573, 0.1713, 0.1622], "yaxis": "y"}], "layout": {"font": {"size": 11}, "height": 800, "legend": {"title": {"text": "label"}, "tracegroupgap": 0}, "plot_bgcolor": "rgba(0, 0, 0, 0)", "shapes": [{"line": {"color": "black", "dash": "dot"}, "opacity": 0.15, "type": "circle", "x0": -0.4706, "x1": 0.4706, "y0": -0.4706, "y1": 0.4706}, {"line": {"color": "black", "dash": "dot"}, "opacity": 0.15, "type": "circle", "x0": -0.6447, "x1": 0.6447, "y0": -0.6447, "y1": 0.6447}, {"line": {"color": "black", "dash": "dot"}, "opacity": 0.15, "type": "circle", "x0": -0.7705, "x1": 0.7705, "y0": -0.7705, "y1": 0.7705}, {"line": {"color": "black", "dash": "dot"}, "opacity": 0.15, "type": "circle", "x0": -0.8557, "x1": 0.8557, "y0": -0.8557, "y1": 0.8557}, {"line": {"color": "black", "dash": "dot"}, "opacity": 0.15, "type": "circle", "x0": -0.9108, "x1": 0.9108, "y0": -0.9108, "y1": 0.9108}, {"line": {"color": "black", "dash": "dot"}, "opacity": 0.15, "type": "circle", "x0": -0.9455, "x1": 0.9455, "y0": -0.9455, "y1": 0.9455}, {"line": {"color": "Black"}, "type": "circle", "x0": -1, "x1": 1, "xref": "x", "y0": -1, "y1": 1, "yref": "y"}, {"fillcolor": "Black", "line": {"color": "Black"}, "type": "circle", "x0": -0.005, "x1": 0.005, "xref": "x", "y0": -0.005, "y1": 0.005, "yref": "y"}], "title": {"text": "PM projection of radical sams with embeddings", "x": 0.5}, "xaxis": {"anchor": "y", "constrain": "domain", "domain": [0, 1], "range": [-1.1, 1.1], "title": {"text": "pm1"}}, "yaxis": {"anchor": "x", "domain": [0, 1], "scaleanchor": "x", "scaleratio": 1, "title": {"text": "pm2"}}, "yaxis2": {"layer": "below traces", "matches": "y", "overlaying": "y"}}}
